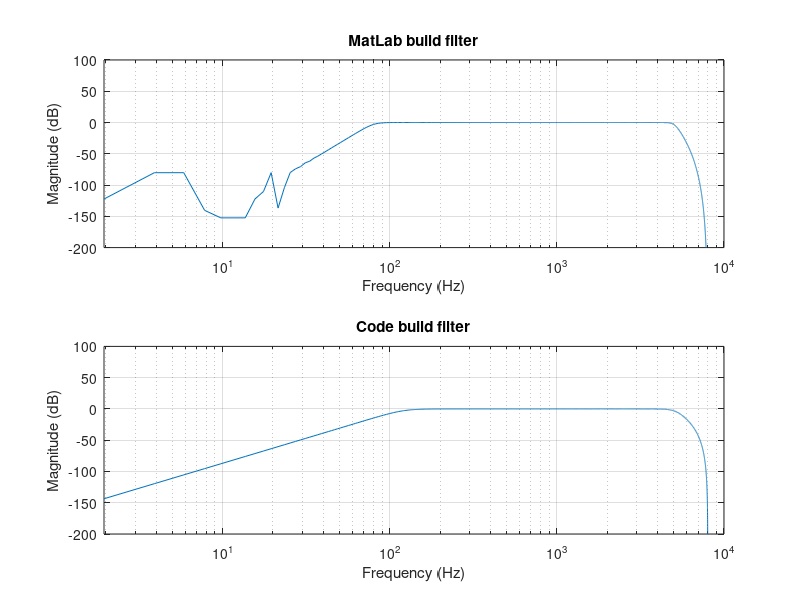

Write the MATLAB code that produced this figure. (Note: this script raises an error after producing the figure.)
clc;
clear;
%% Parameters for filter
fs = 16000; % Samplerate in Hz
Ts = 1/fs;  % Timesample

low_cut_hz = 80;       % Lower cutoff freq in Hz
high_cut_hz = 5000;     % Upper cutoff freq in Hz

order = 8;  % Desired order for filter

%% Normalize frequencies
nquist = 0.5 * fs;

Wp = [low_cut_hz, high_cut_hz] / nquist;    % Normalized cutoff frequencies

%% Build filters
[n_build, d_build] = butter(order, Wp, 'bandpass'); % Create butterworth bandpass filter

%% Filter created by code
n_code = [0.1762395644802633 0 -0.7049582579210532 0 1.05743738688158 0 -0.7049582579210532 0 0.1762395644802633];
d_code = [1 -2.925539040072373 2.733933428394804 -1.086408898679309 0.9673192257157804 -0.8480825196357736 0.05717299406645649 0.0687103301887228 0.03290930798725278];d = [1 -2.925539040072373 2.733933428394804 -1.086408898679309 0.9673192257157804 -0.8480825196357736 0.05717299406645649 0.0687103301887228 0.03290930798725278];

%% Plot filter build in matlab with filter from code
figure;

% Matlab build filter
[h, f] = freqz(n_build, d_build, 4096, fs);
subplot(2, 1, 1);
semilogx(f, 20*log10(abs(h)));
grid on;
xlabel('Frequency (Hz)');
ylabel('Magnitude (dB)');
title('MatLab build filter');
xlim([-100 10000]);
ylim([-200, 100]);

% Code build filter
[h, f] = freqz(n_code, d_code, 4096, fs);
subplot(2, 1, 2);
semilogx(f, 20*log10(abs(h)));
grid on;
xlabel('Frequency (Hz)');
ylabel('Magnitude (dB)');
title('Code build filter');
xlim([-100 10000]);
ylim([-200, 100]);

%% Load audio file
[audio, fs_audio] = audioread('Raw.wav');

% Handle stero audio
if size(audio, 2) > 1
    audio = mean(audio, 2);
end

t = (0:length(audio)-1 / fs_audio);

%% Filter audio
% Filter with respect for phase shift
audio_filter = filtfilt(n_build, d_build, audio);

% Normalize
audio_norm = audio_filter / max(abs(audio_filter));

% Filter normalized
audio_norm_filter = filtfilt(n_build, d_build, audio/max(abs(audio)));

%% Display audio signals
figure('Name', order+"th order filter", 'NumberTitle','off');

% Raw audio
subplot(6,1,1);
plot(t, audio);
xlabel('Time (seconds)');
ylabel('Amplitude');
title('Raw audio signal');
xlim([0,length(audio)]);
ylim([-1,1]);

% Filtered audio
subplot(6,1,2);
plot(t, audio_filter);
xlabel('Time (seconds)');
ylabel('Amplitude');
title('Filtered audio signal');
xlim([0,length(audio_filter)]);
ylim([-1,1]);

% Filter audio normalized
subplot(6,1,3);
plot(t, audio_norm);
xlabel('Time (seconds)');
ylabel('Amplitude');
title('Normalized filtered audio');
xlim([0, length(audio_norm)]);
ylim([-1,1]);

% Normalize and filter audio
subplot(6,1,4);
plot(t, audio_norm_filter);
xlabel('Time (seconds)');
ylabel('Amplitude');
title('Filtered normalized audio');
xlim([0, length(audio_norm_filter)]);
ylim([-1,1]);

% Filter audio on top
subplot(6,1,5);
plot(t, audio, 'b');
hold on;
plot(t, audio_filter, 'r');
xlabel('Time (seconds');
ylabel('Amplitude');
title('Filtered on top of raw');
xlim([0, length(audio_filter)]);
ylim([-1, 1]);
hold off;

% Plot audio diffrence
subplot(6,1,6);
plot(t, audio, 'b');
hold on;
plot(t, audio-audio_filter);
xlabel('Time (seconds');
ylabel('Amplitude difference');
title('Audio difference');
xlim([0, length(audio_filter)]);
hold off;

%% Playback audio

% Playback raw audio
disp('Playing original sound');
sound(audio, fs_audio);
pause(length(audio)/fs_audio + 1);

% Playback filtered audio
disp('Playing filtered sound');
sound(audio_filter, fs_audio);
pause(length(audio_filter)/fs_audio + 1);

% Playback normalized filtered audio
disp('Playing normalized filtered audio');
sound(audio_norm, fs_audio);
pause(length(audio_norm)/fs_audio + 1);

% Playback filtered normalized audio
disp('Playing filtered normalized audio');
sound(audio_norm_filter, fs_audio);